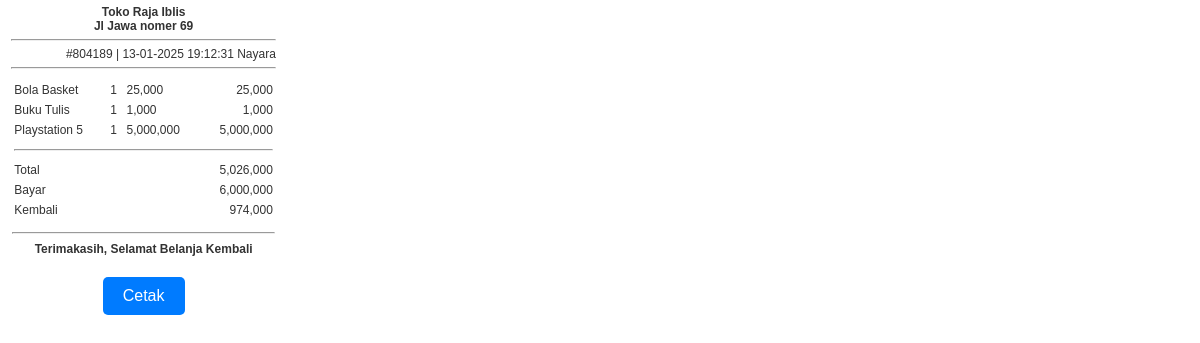
Screenshot of /kasir/transaksi_selesai.php?idtrx=42 (signed in) with the database file from the repository.
### tables this page shows
CREATE TABLE `transaksi` (
  `id_transaksi` int(11) NOT NULL,
  `tanggal_waktu` timestamp NOT NULL DEFAULT current_timestamp(),
  `nomor` varchar(10) NOT NULL,
  `total` bigint(20) NOT NULL,
  `nama` varchar(100) NOT NULL,
  `bayar` bigint(225) DEFAULT NULL,
  `kembali` bigint(225) DEFAULT NULL
);

CREATE TABLE `transaksi_detail` (
  `id_transaksi_detail` int(11) NOT NULL,
  `id_transaksi` int(11) DEFAULT NULL,
  `id_barang` int(11) DEFAULT NULL,
  `qty` int(11) NOT NULL,
  `total` bigint(20) NOT NULL,
  `harga` bigint(20) DEFAULT NULL
);

CREATE TABLE `barang` (
  `id_barang` int(11) NOT NULL,
  `nama` varchar(100) NOT NULL,
  `harga` int(11) NOT NULL,
  `jumlah` int(11) NOT NULL,
  `kode_barang` varchar(20) DEFAULT NULL
);

### kasir/transaksi_selesai.php (the view, shortened to what this page needs)
<?php
include '../config.php';
$id_trx = $_GET['idtrx'];
$data = mysqli_query($koneksi, "SELECT * FROM transaksi WHERE id_transaksi='$id_trx'");
$trx = mysqli_fetch_assoc($data);
$detail = mysqli_query($koneksi, "SELECT transaksi_detail.*, barang.nama
FROM `transaksi_detail` INNER JOIN barang ON transaksi_detail.id_barang=barang.id_barang
WHERE transaksi_detail.id_transaksi='$id_trx'");
?>
<!DOCTYPE html>
<html>
<head>
</head>
<body>
    <div align="center" class="struk">
        <table width="500" border="0" cellpadding="0" cellspacing="0">
            <tr>
                <th>Toko Raja Iblis <br>
                    Jl Jawa nomer 69<br>
                </th>
            </tr>
            <tr align="center"><td><hr></td></tr>
            <tr>
                <td>#<?=$trx['nomor']?> | <?=date('d-m-Y H:i:s', strtotime($trx['tanggal_waktu']))?> <?=$trx['nama']?></td>
            </tr>
            <tr><td><hr></td></tr>
        </table>
        <table width="500" border="0" cellpadding="3" cellspacing="0">
            <?php while ($row = mysqli_fetch_array($detail)) { ?>
            <tr>
                <td valign="top"><?=$row['nama']?></td>
                <td valign="top"><?=$row['qty']?></td>
                <td valign="top" align="left"><?=number_format($row['harga'])?></td>
                <td valign="top" align="left"><?=number_format($row['total'])?></td>
            </tr>
            <?php } ?>
            <tr><td colspan="4"><hr></td></tr>
            <tr>
                <td align="left" colspan="3">Total</td>
                <td align="left"><?=number_format($trx['total'])?></td>
            </tr>
            <tr>
                <td align="left" colspan="3">Bayar</td>
                <td align="left"><?=number_format($trx['bayar'])?></td>
            </tr>
            <tr>
                <td align="left" colspan="3">Kembali</td>
                <td align="left"><?=number_format($trx['kembali'])?></td>
            </tr>
        </table>
        <table width="500" border="0" cellpadding="1" cellspacing="0">
            <tr><td><hr></td></tr>
            <tr>
                <th>Terimakasih, Selamat Belanja Kembali</th>
            </tr>
        </table>
    </div>
    <div align="center">
        <button id="cetakButton" onclick="window.print()">Cetak</button>
    </div>
</body>
</html>

### kasir/transaksi_selesai.php (style rules this page uses)
body { color: #a7a7a7; font-family: Arial, sans-serif; margin: 0; padding: 0 0 0 3mm; width: 70mm; font-size: 12px; color: #333; }
#cetakButton { display: block; margin: 20px auto; padding: 10px 20px; background-color: #007bff; color: white; border: none; border-radius: 5px; cursor: pointer; text-align: center; font-size: 16px; }
table { width: 100%; border-collapse: collapse; margin-top: 5px; }
table td { font-size: 12px; text-align: left; }
table td:last-child { text-align: right; }

### rows the page displays
transaksi: nomor "804189", tanggal_waktu "13-01-2025 19:12:31", nama "Nayara", total "5,026,000", bayar "6,000,000", kembali "974,000"
transaksi_detail: id_barang.nama "Bola Basket", qty "1", harga "25,000", total "25,000"
transaksi_detail: id_barang.nama "Buku Tulis", qty "1", harga "1,000", total "1,000"
transaksi_detail: id_barang.nama "Playstation 5", qty "1", harga "5,000,000", total "5,000,000"
